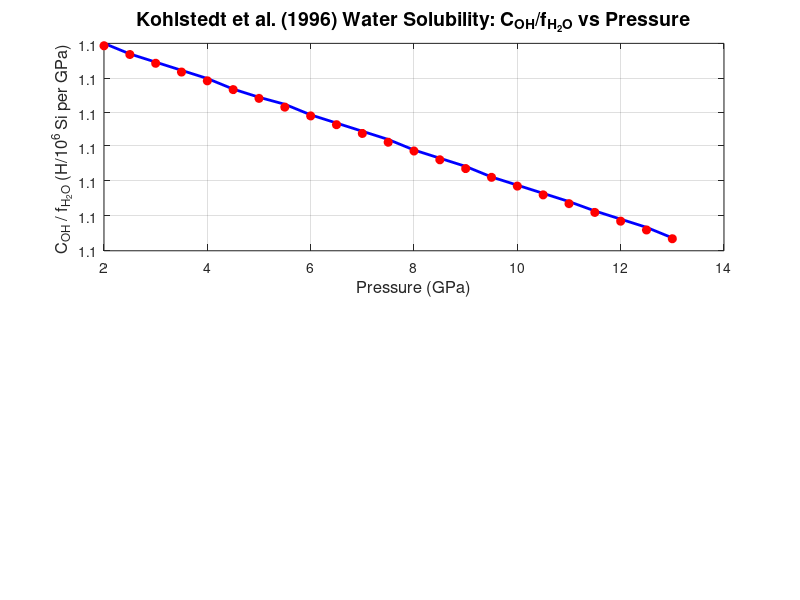

MATLAB code to generate this figure: (Note: this script raises an error after producing the figure.)
% CORRECTED testing code for Kohlstedt water solubility model
clear; clc; close all;

% Kohlstedt parameters with proper units
A = 1.1;                    % H/10^6 Si per MPa
n = 1;
delta_V = 10.6e-6;          % m³/mol
R = 8.3145;                 % J/(mol·K)
T_C = 1100;
T_K = T_C + 273.15;

% Pressure range (GPa)
P_GPa = 2:0.5:13;
P_MPa = P_GPa * 1000;       % Convert to MPa

% Realistic fugacity values from Kohlstedt Table 1 (in GPa)
P_data = [2.5, 5.0, 8.0, 9.0, 10.0, 12.0, 13.0];
f_data_GPa = [0.024, 0.070, 2.2, 6.4, 18, 130, 430]; % From Kohlstedt Table 1

% Interpolate fugacity for our pressure range
f_H2O_GPa = interp1(P_data, f_data_GPa, P_GPa, 'pchip', 'extrap');
f_H2O_MPa = f_H2O_GPa * 1000; % Convert to MPa

% Calculate C_OH using Kohlstedt equation
C_OH = A * f_H2O_MPa.^n .* exp(-P_MPa * delta_V / (R * T_K));

% Calculate the ratio (this should DECREASE with pressure!)
C_OH_fH2O_ratio = C_OH ./ f_H2O_MPa;

% Debug output
fprintf('Detailed Calculation:\n');
fprintf('P_GPa\tP_MPa\tf_H2O_MPa\tExpTerm\t\tC_OH\t\tC_OH/f_H2O\n');
fprintf('----------------------------------------------------------------\n');
for i = 1:length(P_GPa)
    exp_term = -P_MPa(i) * delta_V / (R * T_K);
    fprintf('%.1f\t%.0f\t%.1f\t\t%.6f\t%.0f\t\t%.3f\n', ...
            P_GPa(i), P_MPa(i), f_H2O_MPa(i), exp_term, C_OH(i), C_OH_fH2O_ratio(i));
end

% Create plot
figure('Position', [100, 100, 800, 600]);

% Main plot: C_OH/f_H2O vs Pressure (this should show DECREASING trend)
subplot(2,1,1);
plot(P_GPa, C_OH_fH2O_ratio, 'b-', 'LineWidth', 2);
hold on;
plot(P_GPa, C_OH_fH2O_ratio, 'ro', 'MarkerSize', 6, 'MarkerFaceColor', 'r');
grid on;

xlabel('Pressure (GPa)', 'FontSize', 12);
ylabel('C_{OH} / f_{H_2O} (H/10^6 Si per GPa)', 'FontSize', 12);
title('Kohlstedt et al. (1996) Water Solubility: C_{OH}/f_{H_2O} vs Pressure', 'FontSize', 14);
subtitle('Should show DECREASING trend due to -PΔV/RT term', 'FontSize', 11);

xline(13, '--k', 'α-β Phase Boundary', 'LabelVerticalAlignment', 'bottom');
legend('C_{OH}/f_{H_2O} Ratio', 'Data Points', 'Location', 'northeast');

% Subplot: Log scale to see the exponential decay clearly
subplot(2,1,2);
semilogy(P_GPa, C_OH_fH2O_ratio, 'b-', 'LineWidth', 2);
hold on;
semilogy(P_GPa, C_OH_fH2O_ratio, 'ro', 'MarkerSize', 6, 'MarkerFaceColor', 'r');
grid on;

xlabel('Pressure (GPa)', 'FontSize', 12);
ylabel('C_{OH} / f_{H_2O} (H/10^6 Si per GPa) - Log Scale', 'FontSize', 12);
title('Exponential Pressure Dependence (Log Scale)', 'FontSize', 12);
xline(13, '--k', 'α-β Phase Boundary', 'LabelVerticalAlignment', 'bottom');

% Calculate theoretical values for comparison
theoretical_ratio = A * exp(-P_MPa * delta_V / (R * T_K));

% Add theoretical curve
subplot(2,1,1);
plot(P_GPa, theoretical_ratio, 'g--', 'LineWidth', 1.5);
legend('C_{OH}/f_{H_2O} Ratio', 'Data Points', 'Theoretical (A*exp(-PΔV/RT))', 'Location', 'northeast');

subplot(2,1,2);
semilogy(P_GPa, theoretical_ratio, 'g--', 'LineWidth', 1.5);
legend('C_{OH}/f_{H_2O} Ratio', 'Data Points', 'Theoretical (A*exp(-PΔV/RT))', 'Location', 'northeast');

% Display results comparison
fprintf('\n=== Comparison with Kohlstedt Table 1 ===\n');
fprintf('P (GPa)\tKohlstedt f_H2O (GPa)\tOur f_H2O (GPa)\tC_OH (H/10^6Si)\n');
fprintf('------------------------------------------------------------\n');

for i = 1:length(P_data)
    idx = find(P_GPa == P_data(i), 1);
    if ~isempty(idx)
        fprintf('%.1f\t%.3f\t\t\t%.3f\t\t%.0f\n', ...
                P_data(i), f_data_GPa(i), f_H2O_GPa(idx), C_OH(idx));
    end
end

% Verify the exponential term
fprintf('\n=== Exponential Term Verification ===\n');
fprintf('At P = 2 GPa: exp(-PΔV/RT) = %.6f\n', exp(-2000 * delta_V / (R * T_K)));
fprintf('At P = 13 GPa: exp(-PΔV/RT) = %.6f\n', exp(-13000 * delta_V / (R * T_K)));
fprintf('Ratio (13GPa/2GPa): %.3f\n', exp(-13000 * delta_V / (R * T_K)) / exp(-2000 * delta_V / (R * T_K)));